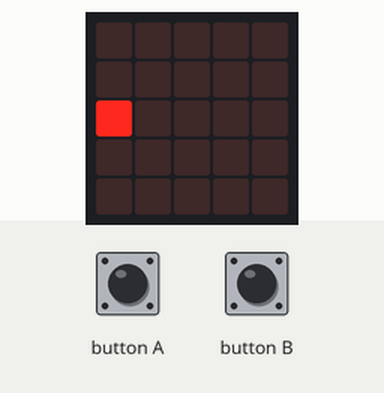
The program below on a simulated BBC micro:bit (MakeCode). Shown: the board's 5×5 LED display.

Above: at 0.01 s.
At 0.61 s:
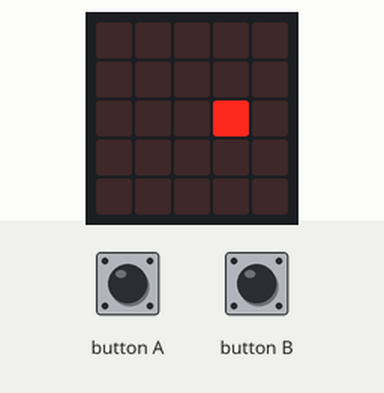
At 1.21 s:
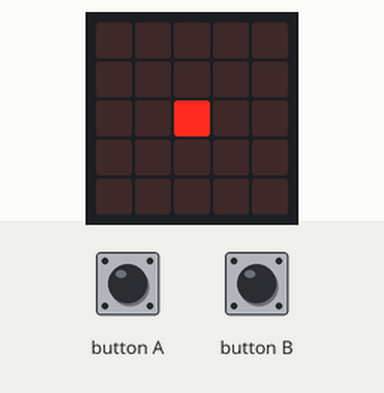

Measured:
- by itself, everything shown: repeats every 0.96 s, in 16 steps

The program:

main.ts
```typescript
let add = 0
let count = 0
let speed = 50
input.onButtonPressed(Button.A, function slow() {

    speed += -10
})
input.onButtonPressed(Button.B, function fast() {

    speed += 10
})
basic.forever(function on_forever() {

    if (count == 0) {
        add = 1
    }

    if (count == 4) {
        add = -1
    }

    led.plot(count, 2)
    basic.pause(speed)
    basic.clearScreen()
    count += add
    basic.pause(speed)
})
```

test.ts
```typescript
// 테스트는 여기로 이동합니다; 이 패키지가 확장으로 사용될 때 컴파일되지 않을 것 입니다.
```
